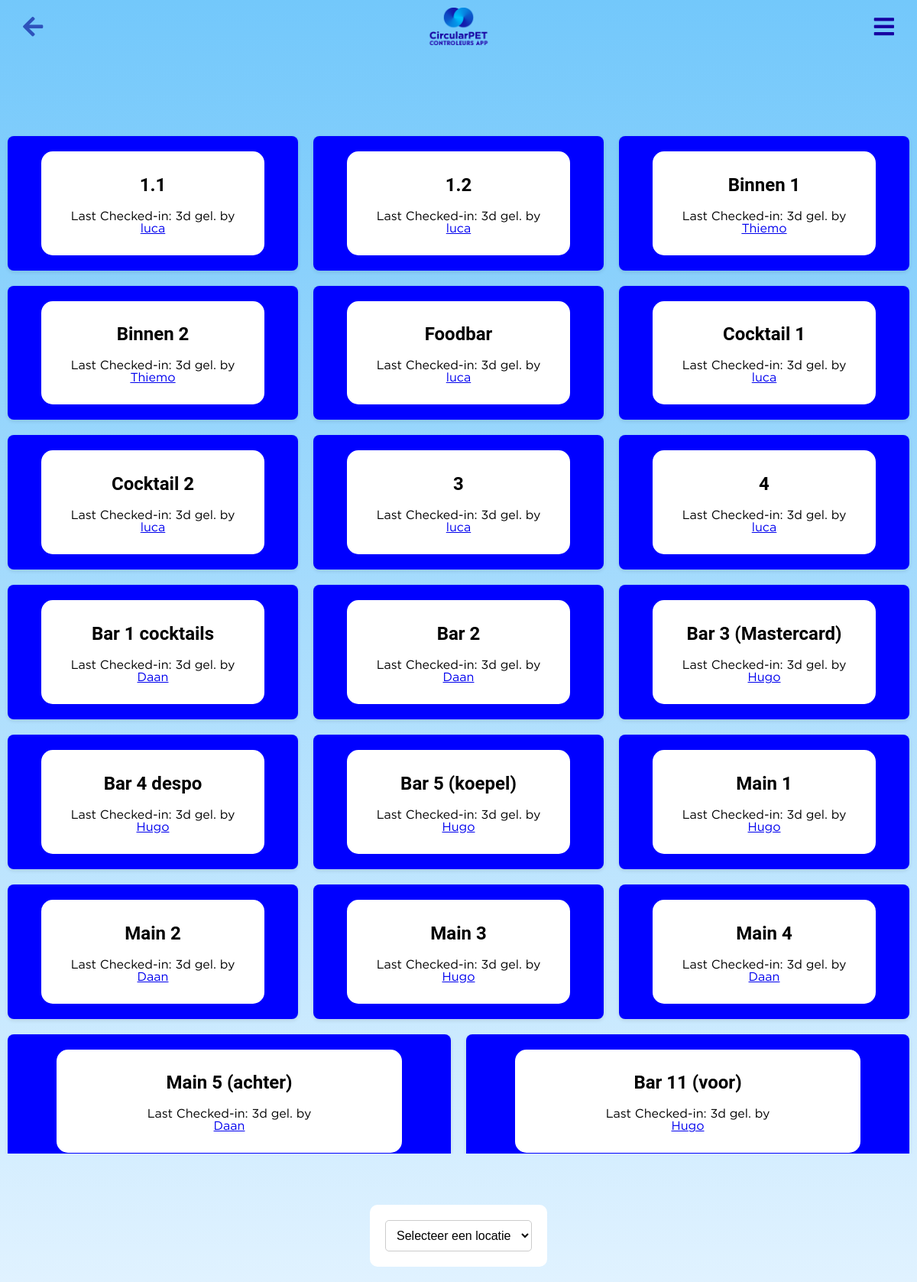
The page /check_ins on the database its author committed.
### app.py (models this page shows, shortened)
class Bar(db.Model):
    id = db.Column(db.Integer, primary_key=True)
    name = db.Column(db.String(120), nullable=False)
    total_kg = db.Column(db.Integer, default=0)  # Total kilograms of zakken collected
    background_color = db.Column(db.String(10), default='#1700a1')  # New field to store color
    zakken = db.Column(db.Integer, nullable=False, default=0)
    bekers = db.Column(db.Integer, nullable=False, default=0)
    location_id = db.Column(db.Integer, db.ForeignKey('location.id'), nullable=False)
    location = db.relationship('Location', backref=db.backref('bars', lazy=True))
    x = db.Column(db.Float, nullable=True)  # X coordinate as percentage
    y = db.Column(db.Float, nullable=True)  # Y coordinate as percentage
    note = db.Column(db.String(1000))  # Assuming note is just a text field for simplicity
    url = db.Column(db.String)
    link = db.Column(db.String)
    last_checked_in = db.Column(db.DateTime, nullable=True)
    last_checked_in_user_id = db.Column(db.Integer, db.ForeignKey('user.id'), nullable=True)
    last_checked_in_user = db.relationship('User', foreign_keys=[last_checked_in_user_id], backref='checked_in_bars')
    notifications = db.relationship('Notification', backref='related_bar', lazy=True)  # Ensure unique backref name

class User(db.Model, UserMixin):  # Extend User model with UserMixin
    id = db.Column(db.Integer, primary_key=True)
    username = db.Column(db.String(80), unique=True, nullable=False)
    password = db.Column(db.String(120), nullable=False)
    is_admin = db.Column(db.Boolean, default=False, nullable=False)
    location_id = db.Column(db.Integer, db.ForeignKey('location.id'), nullable=True)
    location = db.relationship('Location', backref=db.backref('users', lazy=True))
    group = db.Column(db.String(120), nullable=True)
    badges = db.Column(db.Integer, default=0)
    profile_picture = db.Column(db.String(255), nullable=True)
    email = db.Column(db.String(120), unique=True, nullable=False)  # New email field
    phone_number = db.Column(db.String(20), nullable=True)  # New phone number field
    has_accessed_briefing = db.Column(db.Boolean, default=False)

### app.py (the view)
@app.route('/check_ins')
def check_ins():
    location_id = request.args.get('location_id')
    if location_id:
        bars = Bar.query.filter_by(location_id=location_id).all()
    else:
        bars = Bar.query.all()
    now = datetime.utcnow()
    for bar in bars:
        if bar.last_checked_in:
            delta = now - bar.last_checked_in
            bar.last_check_in_time_ago = humanize_time_since(bar.last_checked_in)
            minutes = min(delta.total_seconds() / 60, 120)
            bar.color_intensity = int((minutes / 120) * 100)  # from 0% to 100%
        else:
            bar.last_check_in_time_ago = "Nog geen"
            bar.color_intensity = 0  # No color if never checked in
    locations = Location.query.all()
    return render_template('check_ins.html', bars=bars, locations=locations)

### app.py (called while the page is built)
@app.template_filter('humanize')
def humanize_time_since(dt):
    if dt is None:
        return "never"
    now = datetime.now(pytz.timezone('Europe/Amsterdam'))
    if dt.tzinfo is None:
        dt = pytz.timezone('Europe/Amsterdam').localize(dt)
    diff = now - dt
    seconds = diff.total_seconds()
    minutes = seconds // 60
    hours = minutes // 60
    days = hours // 24
    weeks = days // 7
    if seconds < 60:
        return "Net"
    elif minutes < 60:
        return f"{int(minutes)}m gel."
    elif hours < 24:
        return f"{int(hours)}u gel."
    elif days < 7:
        return f"{int(days)}d gel."
    else:
        return dt.strftime('%Y-%m-%d %H:%M:%S')  # Fall back to datetime string if older than a month

### templates/check_ins.html (shortened to what this page needs)
<!DOCTYPE html>
<html lang="en">
<head>
    <link rel="stylesheet" href="{{ url_for('static', filename='main.css') }}">
    <link rel="stylesheet" href="https://cdnjs.cloudflare.com/ajax/libs/font-awesome/5.15.1/css/all.min.css">
</head>
<body>
    <img src="{{ url_for('static', filename='logo.png') }}" alt="CircularPET Logo" class="logo2">
    <a href="javascript:history.back()" class="back-button"><i class="fas fa-arrow-left"></i></a>
    <div class="gear-icon-container"> <i id="toggleSidebar" class="fa fa-bars"></i></div>
        <div class="location-filters">
            <form action="{{ url_for('check_ins') }}" method="get">
                <select name="location_id" onchange="this.form.submit()">
                    <option value="">Selecteer een locatie</option>
                </select>
            </form>
        </div>
        <div class="bar-list">
            {% for bar in bars %}
            <div class="bar-item" style="background-color: rgb({{ 255 - 2.55 * bar.color_intensity }}, {{ 255 - 2.55 * bar.color_intensity }}, 255);">
                    <div class="whiter">
                <h2>{{ bar.name }}</h2>
                <p>Last Checked-in: {{ bar.last_checked_in | humanize }} by <br>
                    {% if bar.last_checked_in_user %}
                        <a href="{{ url_for('user_dashboard', user_id=bar.last_checked_in_user.id) }}">{{ bar.last_checked_in_user.username }}</a>
                    {% else %}
                        Unknown
                    {% endif %}
                </p>
            </div></div>
            {% endfor %}
        </div>
</body>
</html>

### static/main.css (style rules this page uses)
:root { --pc: #1700a1; --cs: #ff8547; --bc: #fff; }
:root { --bar-color: #1700a1; --container-color: #ff8547; }
body { font-family: "Roboto", sans-serif; background: linear-gradient(to bottom, #73c8fb 0%, #e0f2ff 100%); margin: 0; padding: 0; display: flex; height: 100vh; align-items: center; flex-wrap: wrap; justify-content: center; overflow-x: hidden; }
.back-button { position: fixed; top: 10px; left: 10px; background-color: transparent; color: #2e52bb; text-decoration: none; padding: 10px 20px; border-radius: 5px; font-size: 30px; z-index: 1000; }
.logo2 { position: absolute; top: 10px; width: 90px; position: fixed; z-index: 1000; }
.gear-icon-container { position: fixed; top: 20px; right: 20px; cursor: pointer; font-size: 24px; color: var(--pc); font-size: 30px; padding: 10px 20px; margin-top: -10px; margin-right: -10px; z-index: 1000; }
::placeholder { color: #888; }
form { background: #fff; padding: 20px; border-radius: 10px; display: inline-block; }
form label, form select, form input[type="submit"] { font-size: 1em; }
form select { padding: 0.5em; border: 1px solid #ccc; border-radius: 5px; background-color: var(--bc); }
.bar-item { background-color: var(--bc); padding: 20px; border-radius: 10px; box-shadow: 0 4px 8px rgba(0, 0, 0, 0.1); display: flex; flex-direction: column; align-items: center; justify-content: center; width: 200px; }
.location-filters { text-align: center; margin-bottom: 20px; position: fixed; bottom: 0; }
.location-filters select { padding: 10px; border-radius: 5px; border: 1px solid #ccc; }

### templates/check_ins.html (style rules this page uses)
.whiter { background-color: white; text-align: center; padding: 10px; border-radius: 15px; width: 80%; }
.bar-list { display: flex; flex-wrap: wrap; justify-content: space-around; padding: 0; margin: 0; list-style: none; max-height: 80vh; overflow: scroll; }
.bar-item { flex: 1 1 300px; margin: 10px; box-shadow: 0 2px 5px rgba(0,0,0,0.1); border-radius: 8px; background-color: #f9f9f9; }
.bar-item { transition: background-color 300ms ease-in-out; color: black; margin: 10px; border-radius: 8px; }

### rows shown on the page
Bar: name "1.1", last_checked_in "3d gel.", last_checked_in_user.username "luca"
Bar: name "1.2", last_checked_in "3d gel.", last_checked_in_user.username "luca"
Bar: name "Binnen 1", last_checked_in "3d gel.", last_checked_in_user.username "Thiemo"
Bar: name "Binnen 2", last_checked_in "3d gel.", last_checked_in_user.username "Thiemo"
Bar: name "Foodbar", last_checked_in "3d gel.", last_checked_in_user.username "luca"
Bar: name "Cocktail 1", last_checked_in "3d gel.", last_checked_in_user.username "luca"
Bar: name "Cocktail 2", last_checked_in "3d gel.", last_checked_in_user.username "luca"
Bar: name "3", last_checked_in "3d gel.", last_checked_in_user.username "luca"
Bar: name "4", last_checked_in "3d gel.", last_checked_in_user.username "luca"
Bar: name "Bar 1 cocktails", last_checked_in "3d gel.", last_checked_in_user.username "Daan"
Bar: name "Bar 2", last_checked_in "3d gel.", last_checked_in_user.username "Daan"
Bar: name "Bar 3 (Mastercard)", last_checked_in "3d gel.", last_checked_in_user.username "Hugo"
Bar: name "Bar 4 despo", last_checked_in "3d gel.", last_checked_in_user.username "Hugo"
Bar: name "Bar 5 (koepel)", last_checked_in "3d gel.", last_checked_in_user.username "Hugo"
Bar: name "Main 1", last_checked_in "3d gel.", last_checked_in_user.username "Hugo"
Bar: name "Main 2", last_checked_in "3d gel.", last_checked_in_user.username "Daan"
Bar: name "Main 3", last_checked_in "3d gel.", last_checked_in_user.username "Hugo"
Bar: name "Main 4", last_checked_in "3d gel.", last_checked_in_user.username "Daan"
Bar: name "Main 5 (achter)", last_checked_in "3d gel.", last_checked_in_user.username "Daan"
Bar: name "Bar 11 (voor)", last_checked_in "3d gel.", last_checked_in_user.username "Hugo"
